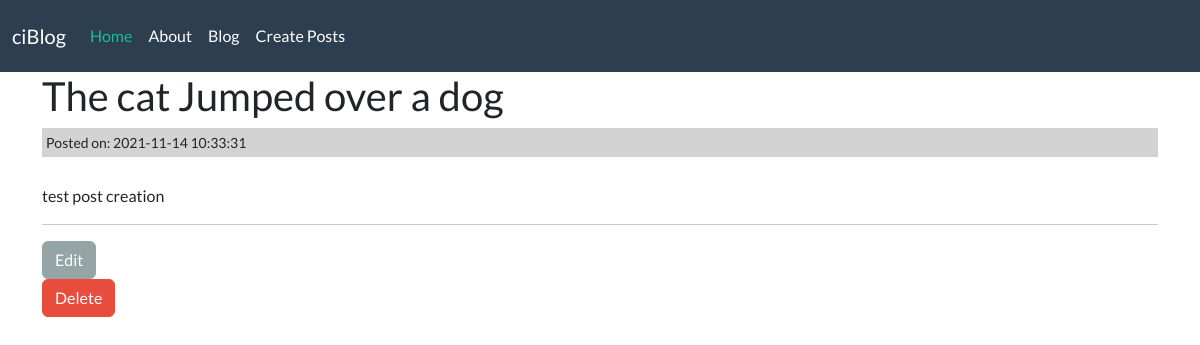
/posts/The-cat-Jumped-over-a-dog, run on the app's committed database.
### tables this page shows
CREATE TABLE `posts` (
  `id` int(11) NOT NULL,
  `title` varchar(255) NOT NULL,
  `slug` varchar(255) NOT NULL,
  `body` text NOT NULL,
  `created_at` timestamp NOT NULL DEFAULT current_timestamp()
);

### application/controllers/Posts.php (called while the page is built, shortened)
<?php
    class Posts extends CI_Controller{
        public function view($slug = NULL){
			$data['post'] = $this->post_model->get_posts($slug);
			$data['title'] = $data['post']['title'];
			$this->load->view('templates/header');
			$this->load->view('posts/view', $data);
			$this->load->view('templates/footer');
		}
    }

### index.php (called while the page is built, shortened)
<?php
require_once BASEPATH.'core/CodeIgniter.php';

### application/models/Post_model.php (called while the page is built, shortened)
<?php
    class Post_model extends CI_MOdel{
        public function get_posts($slug = FALSE, $limit = FALSE, $offset = FALSE){
			$query = $this->db->get_where('posts', array('slug' => $slug));
			return $query->row_array();
		}
    }

### application/views/posts/view.php (the view)
<h2><?php echo $post['title']; ?></h2>
<small class="post-date">Posted on: <?php echo $post['created_at']; ?></small><br>
<div class="post-body">
    <?php echo $post['body']; ?>
</div>
<hr>
<a class="btn btn-secondary pull-left" href="<?php echo base_url(); ?>posts/edit/<?php echo $post['slug']; ?>">Edit</a>
	<?php echo form_open('/posts/delete/'.$post['id']); ?>
	<input type="submit" value="Delete" class="btn btn-danger">
</form>

### assets/css/style.css (style rules this page uses)
.post-date { background:lightgrey; padding:4px; margin:3px 0; display:block; }

### data on the page
posts: title "The cat Jumped over a dog", created_at "2021-11-14 10:33:31", body "test post creation"
